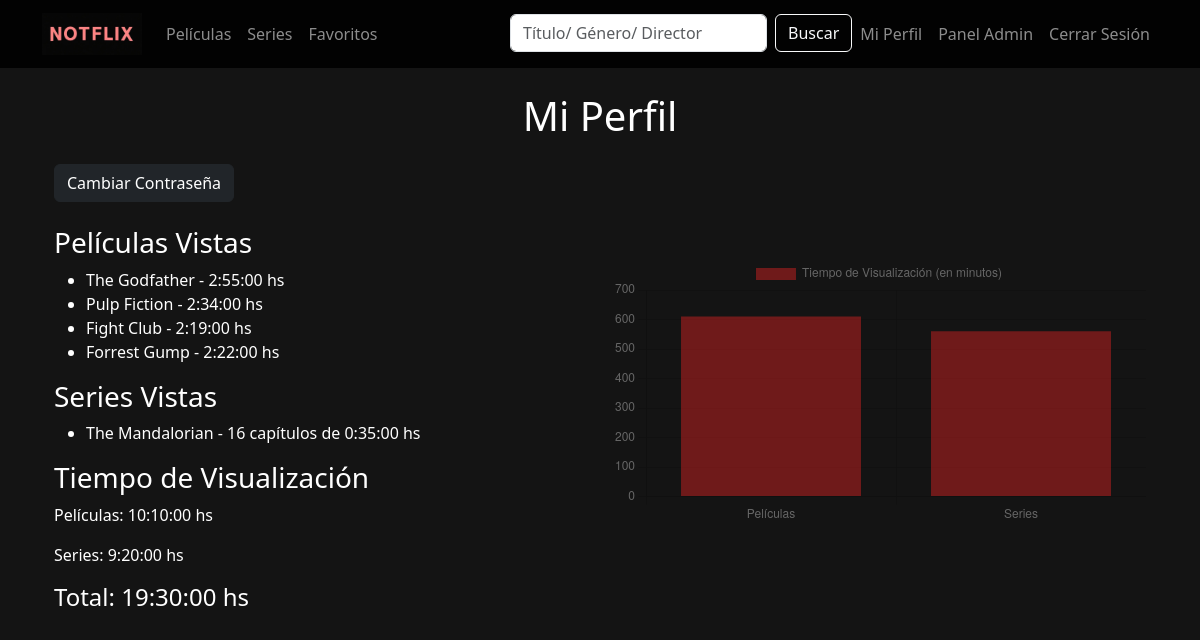
The page /user/ (signed in) on the database its author committed.
### streaming/models.py (models this page shows, shortened)
class ContenidoUsuario(models.Model):
    usuario = models.ForeignKey(User, on_delete=models.CASCADE)
    pelicula = models.ForeignKey(Pelicula, on_delete=models.CASCADE, null=True, blank=True)
    serie = models.ForeignKey(Serie, on_delete=models.CASCADE, null=True, blank=True)
    favorito = models.BooleanField(default=False)
    visto = models.BooleanField(default=False)
    fecha_visto = models.DateTimeField(auto_now=True)

class Pelicula(models.Model):
    titulo = models.CharField(max_length=200)
    categoria = models.ForeignKey(Categoria, on_delete=models.CASCADE)
    director = models.ForeignKey(Director, on_delete=models.SET_NULL, null=True)
    comentario = models.TextField(blank=True)
    anio = models.IntegerField()
    duracion = models.DurationField()
    imagen_portada = models.URLField(blank=True)
    trailer = models.URLField(blank=True)
    class Meta:
        ordering = ['titulo']

class Serie(models.Model):
    titulo = models.CharField(max_length=200)
    categoria = models.ForeignKey(Categoria, on_delete=models.CASCADE)
    director = models.ForeignKey(Director, on_delete=models.SET_NULL, null=True)
    comentario = models.TextField(blank=True)
    anio = models.IntegerField()
    temporadas = models.IntegerField()
    capitulos = models.IntegerField()
    duracion_capitulo = models.DurationField()
    imagen_portada = models.URLField(blank=True)
    trailer = models.URLField(blank=True)
    class Meta:
        ordering = ['titulo']

### streaming/views.py (the view)
# urls.py: path('user/', views.perfil, name='perfil'),
@login_required
def perfil(request):
    contenido_usuario = ContenidoUsuario.objects.filter(
        usuario=request.user)
    peliculas_vistas = contenido_usuario.filter(
        pelicula__isnull=False, visto=True)
    series_vistas = contenido_usuario.filter(serie__isnull=False, visto=True)
    tiempo_peliculas = timedelta()
    tiempo_series = timedelta()
    for item in peliculas_vistas:
        tiempo_peliculas += item.pelicula.duracion
    for item in series_vistas:
        tiempo_series += item.serie.duracion_capitulo * item.serie.capitulos
    tiempo_total = tiempo_peliculas+tiempo_series
    context = {
        'peliculas_vistas': peliculas_vistas,
        'series_vistas': series_vistas,
        'tiempo_peliculas': tiempo_peliculas,
        'tiempo_series': tiempo_series,
        'tiempo_total': tiempo_total,
        'tiempo_peliculas_minutos': tiempo_peliculas.total_seconds() / 60,
        'tiempo_series_minutos': tiempo_series.total_seconds() / 60,
    }
    return render(request, 'perfil.html', context)

### streaming/templates/perfil.html (shortened to what this page needs)
<!DOCTYPE html>
<html lang="es">
<head>
</head>
<body>
    {% extends 'base.html' %}
    {% block content %}
    <main class="container">
        <h1 class="text-center mb-4">Mi Perfil</h1>
        <div class="row">
            <div class="col-md-6">
                <div>
                    <a href="{% url 'cambiar_contrasenia' %}" class="btn btn-dark mb-4">Cambiar Contraseña</a>
                    <div>
                        <h3>Películas Vistas</h3>
                        <ul>
                            {% for titulo in peliculas_vistas %}
                            <li>{{ titulo.pelicula.titulo }} - {{ titulo.pelicula.duracion }} hs</li>
                            {% empty %}
                            <li>No has visto ninguna película.</li>
                            {% endfor %}
                        </ul>
                    </div>
                    <div>
                        <h3>Series Vistas</h3>
                        <ul>
                            {% for titulo in series_vistas %}
                            <li>{{ titulo.serie.titulo }} - {{ titulo.serie.capitulos }} capítulos de {{titulo.serie.duracion_capitulo }} hs </li>
                            {% empty %}
                            <li>No has visto ninguna serie.</li>
                            {% endfor %}
                        </ul>
                    </div>
                    <div>
                        <h3>Tiempo de Visualización</h3>
                        <p>Películas: {{ tiempo_peliculas }} hs</p>
                        <p>Series: {{ tiempo_series }} hs</p>
                        <h4>Total: {{ tiempo_total }} hs</h4>
                    </div>
                </div>
            </div>
            <div class="col-md-6 d-flex align-items-center">
                <canvas id="grafico"></canvas>
            </div>
        </div>
    </main>
    <script>
        // Convertimos las variables de tiempo_peliculas y tiempo_series a float
        const tiempoPeliculasMinutos = parseFloat("{{ tiempo_peliculas_minutos }}");
        const tiempoSeriesMinutos = parseFloat("{{ tiempo_series_minutos }}");
        // Definimos las etiquetas
        const labels = ['Películas', 'Series'];
        // Se relaciona con el elemento de <canvas> del html y se define el gráfico en dos dimensiones
        const graph = document.getElementById('grafico').getContext('2d');
        // Datos del gráfico
        const data = {
            labels: labels,
            datasets: [
                {
                    label: 'Tiempo de Visualización (en minutos)', // Leyenda
                    data: [tiempoPeliculasMinutos, tiempoSeriesMinutos], // Datos de tiempo de visualización
                    backgroundColor: 'rgba(201, 32, 32, 0.5)', // Color de las barras
                }]
        };
        // Configuración del gráfico
        const config = {
            type: 'bar',
            data: data,
        };
        // Inicializar y renderizar el gráfico
        new Chart(graph, config);
    </script>
    {% endblock %}

### streaming/templates/base.html (shortened to what this page needs)
{% load static %}
<!DOCTYPE html>
<html lang="es">
<head>
    <link href="https://cdn.jsdelivr.net/npm/bootstrap@5.3.0/dist/css/bootstrap.min.css" rel="stylesheet">
</head>
<body>
    <nav class="navbar navbar-expand-lg navbar-dark navbar-custom">
        <div class="container">
            <a class="navbar-brand" href="{% url 'index' %}"><img  src="{% static 'NotFlix.jpg' %}" class="img-fluid" width="100px" height="100px"></a>
            <div class="navbar-collapse">
                <ul class="navbar-nav me-auto">
                    <li class="nav-item">
                        <a class="nav-link" href="{% url 'peliculas' %}">Películas</a>
                    </li>
                    <li class="nav-item">
                        <a class="nav-link" href="{% url 'series' %}">Series</a>
                    </li>
                    {% if user.is_authenticated %}
                    <li class="nav-item">
                        <a class="nav-link" href="{% url 'favoritos' %}">Favoritos</a>
                    </li>
                    {% endif %}
                </ul>
                <ul class="navbar-nav">
                    <li>
                        <form class="d-flex mx-auto" action="{% url 'buscar' %}" method="GET">
                            <input class="form-control me-2" type="search" name="busqueda" placeholder="Título/ Género/ Director">
                            <button class="btn btn-outline-light" type="submit">Buscar</button>
                        </form>
                    </li>
                    {% if user.is_authenticated %}
                        <li class="nav-item">
                            <a class="nav-link" href="{% url 'perfil' %}">Mi Perfil</a>
                        </li>
                        {% if user.is_superuser %}
                        <li class="nav-item">
                            <a class="nav-link" href="{% url 'admin:index' %}">Panel Admin</a>
                        </li>
                        {% endif %}
                        <li class="nav-item">
                            <a class="nav-link" href="{% url 'logout' %}">Cerrar Sesión</a>
                        </li>
                    {% endif %}
                </ul>
            </div>
        </div>
    </nav>
    <main class="container py-4">
        {% block content %}
        {% endblock %}
    </main>
</body>
</html>

### streaming/templates/base.html (style rules this page uses)
body { background-color: #141414; color: white; }
.navbar-custom { background-color: rgba(0, 0, 0, 0.9); }

### rows shown on the page
ContenidoUsuario: pelicula.titulo "The Godfather", pelicula.duracion "2:55:00"
ContenidoUsuario: pelicula.titulo "Pulp Fiction", pelicula.duracion "2:34:00"
ContenidoUsuario: pelicula.titulo "Fight Club", pelicula.duracion "2:19:00"
ContenidoUsuario: pelicula.titulo "Forrest Gump", pelicula.duracion "2:22:00"
ContenidoUsuario: serie.titulo "The Mandalorian", serie.capitulos "16", serie.duracion_capitulo "0:35:00"

### other values the page prints
{{ tiempo_peliculas }} "10:10:00"
{{ tiempo_series }} "9:20:00"
{{ tiempo_total }} "19:30:00"
chart data {{ tiempo_peliculas_minutos }} 610,0
chart data {{ tiempo_series_minutos }} 560,0
